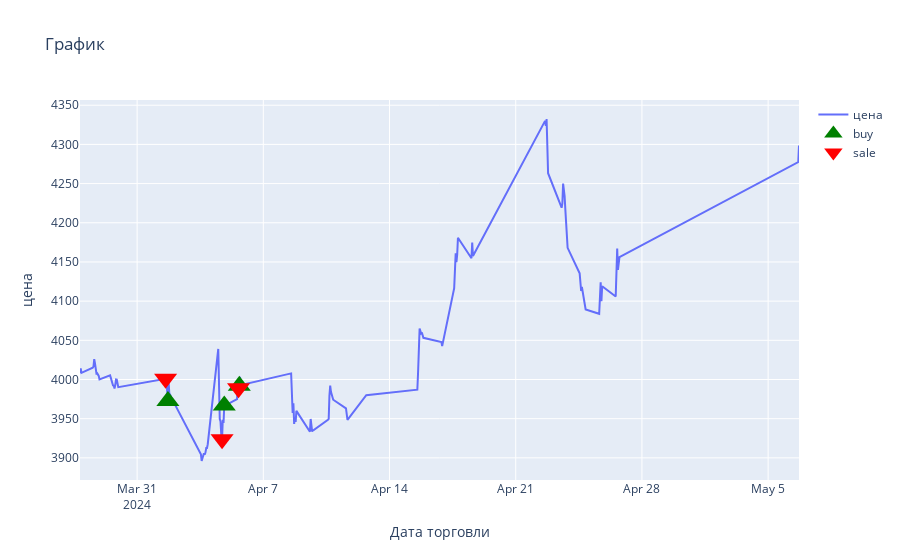

This figure's notebook cell:
### Code cell
fig = go.Figure()
fig.add_trace(go.Scatter(x= df_stat['date'], y=df_stat['last_price'], name = "цена"))
fig.add_trace(go.Scatter(x=buy['date'], y=buy['last_price'], mode='markers', marker_symbol='triangle-up', name='buy', marker_size=20, line=dict(color='green',width=8)))
fig.add_trace(go.Scatter(x=sell['date'], y=sell['last_price'], mode='markers', marker_symbol='triangle-down', name='sale', marker_size=20, line=dict(color='red',width=8)))

fig.update_layout(
        title="График",
        xaxis_title="Дата торговли",
        yaxis_title="цена"
        #yaxis_title="Баланс после сделки"
)
fig.show()

### Figure 1 — Plotly figure (JSON) as saved in the notebook; plotly's stock layout.template omitted (floating-point values rounded to 4 significant figures; data arrays with more than 128 entries replaced by an {"elided": "..."} marker saying what was removed)
{"data": [{"name": "цена", "type": "scatter", "x": {"elided": "131 str values"}, "y": {"elided": "131 float values"}}, {"line": {"color": "green", "width": 8}, "marker": {"size": 20, "symbol": "triangle-up"}, "mode": "markers", "name": "buy", "type": "scatter", "x": ["2024-04-01T16:59:00", "2024-04-04T20:01:27", "2024-04-05T16:02:34"], "y": [3973.0, 3967.0, 3992]}, {"line": {"color": "red", "width": 8}, "marker": {"size": 20, "symbol": "triangle-down"}, "mode": "markers", "name": "sale", "type": "scatter", "x": ["2024-04-01T13:55:17", "2024-04-04T17:05:49", "2024-04-05T15:01:25"], "y": [4001, 3924.0, 3989.0]}], "layout": {"title": {"text": "График"}, "xaxis": {"title": {"text": "Дата торговли"}}, "yaxis": {"title": {"text": "цена"}}}}
